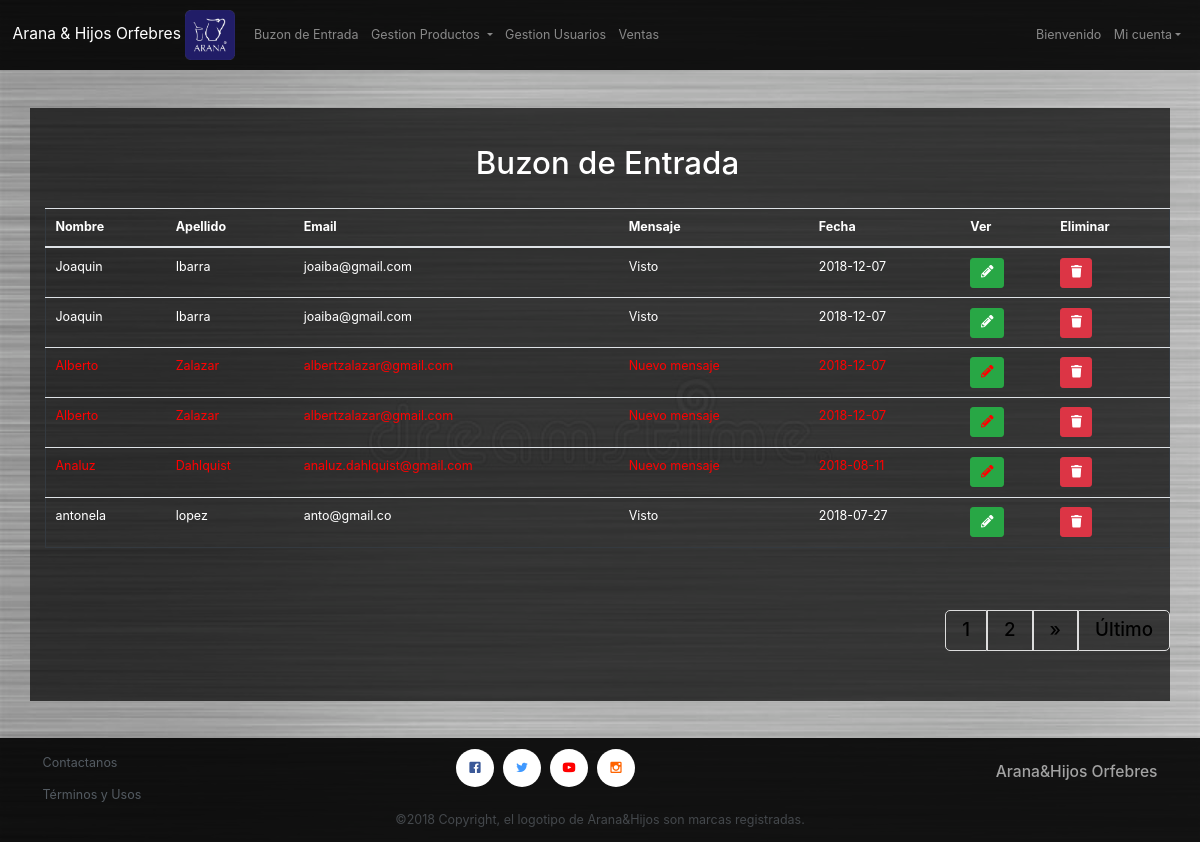
Screenshot of /index.php/admin_controller/buzon with the database file from the repository.
### tables this page shows
CREATE TABLE `buzon` (
  `id_buzon` int(11) NOT NULL,
  `nombre` varchar(50) NOT NULL,
  `apellido` varchar(50) NOT NULL,
  `email` varchar(50) NOT NULL,
  `mensaje` varchar(1000) NOT NULL,
  `fecha` date NOT NULL,
  `estado` int(11) NOT NULL
);

### index.php (called while the page is built, shortened)
<?php
require_once BASEPATH.'core/CodeIgniter.php';

### application/models/buzon_model.php (called while the page is built, shortened)
<?php
class Buzon_model extends CI_Model
{
    public function paginas_mostra_buzon($limit, $row)
    {
        $this->db->select('*');
        $this->db->from('buzon');
        $this->db->order_by('id_buzon', 'desc');
        $this->db->limit($limit, $row);
        $query = $this->db->get();
        return $query->result();
    }
}

### application/views/contenido/admin/buzon.php (the view, shortened to what this page needs)
<div class="container table-responsive my-5 py-5 text-white pr-0" style="background: rgba(0,0,0,.7)">
	<div class="row ">
		<div class="col-lg-12">
			<h1 class="page-header" style="text-align:center;">Buzon de Entrada</h1>
		</div>
	</div>
	<br />
	<div class="row d-flex justify-content-center align-items-center text-white" >
		<div class="col-lg-12 col-md-offset-2">
			<table id="mytable" class="table table-bordred table-striped table-hover border border-dark" >
				<thead>
					<th>Nombre</th>
					<th>Apellido</th>
					<th>Email</th>
					<th>Mensaje</th>
					<th>Fecha</th>
					<th>Ver</th>
					<th>Eliminar</th>
				</thead>
				<tbody>
					<?php foreach ($buzon as $row) {
    ?>
						<tr <?php if ($row->estado == 1) {echo 'style="color: red;"';}
    ;?> >
						<td> <?php echo $row->nombre; ?> </td>
						<td> <?php echo $row->apellido; ?></td>
						<td> <?php echo $row->email ?> </td>
						<td> <?php if ($row->estado == 1) {echo 'Nuevo mensaje';} else {echo 'Visto';}?> </td>
						<td> <?php echo $row->fecha ?> </td>
						<td>
							<a class="btn btn-success" title="Ver mensaje" onclick="detalle(<?=$row->id_buzon?>)">
							<i class="fa fa-pencil-alt"></i>
							</a>
						</td>
						<td>
							<a class="btn btn-danger"
							   href="<?php echo base_url('admin_controller/eliminar_consulta/' . $row->id_buzon); ?>" title="Eliminar">
							   <i class="fas fa-trash"></i>
							</a>
						</td>
					</tr>
					<?php }?>
				</tbody>
			</table>
			<div class="float-right">
				<h4><?php echo $this->pagination->create_links(); ?></h4>
			</div>
		</div>
	</div>
</div>

### assets/css/estilos.css (style rules this page uses)
.svg-inline--fa { display: inline-block; font-size: inherit; overflow: visible; vertical-align: -.125em; }
html { font-size: 12.5px; font-family: monospace; }
body { position: relative; background-image: url('../img/fondo1.jpg'); background-size: cover; background-position: center; min-height: 500px; }
ul.pagination li a { color: black; float: left; padding: 8px 16px; text-decoration: none; border: 1px solid #ddd; transition: background-color .3s; }
.pagination li:last-child a { border-top-right-radius: 5px; border-bottom-right-radius: 5px; }

### rows the page displays
buzon: nombre "Joaquin", apellido "Ibarra", email "joaiba@gmail.com", estado "Visto", fecha "2018-12-07"
buzon: nombre "Joaquin", apellido "Ibarra", email "joaiba@gmail.com", estado "Visto", fecha "2018-12-07"
buzon: nombre "Alberto", apellido "Zalazar", email "albertzalazar@gmail.com", estado "Nuevo mensaje", fecha "2018-12-07"
buzon: nombre "Alberto", apellido "Zalazar", email "albertzalazar@gmail.com", estado "Nuevo mensaje", fecha "2018-12-07"
buzon: nombre "Analuz", apellido "Dahlquist", email "analuz.dahlquist@gmail.com", estado "Nuevo mensaje", fecha "2018-08-11"
buzon: nombre "antonela", apellido "lopez", email "anto@gmail.co", estado "Visto", fecha "2018-07-27"

### other values shown
$this->pagination->create_links() "1 2 » Último"
